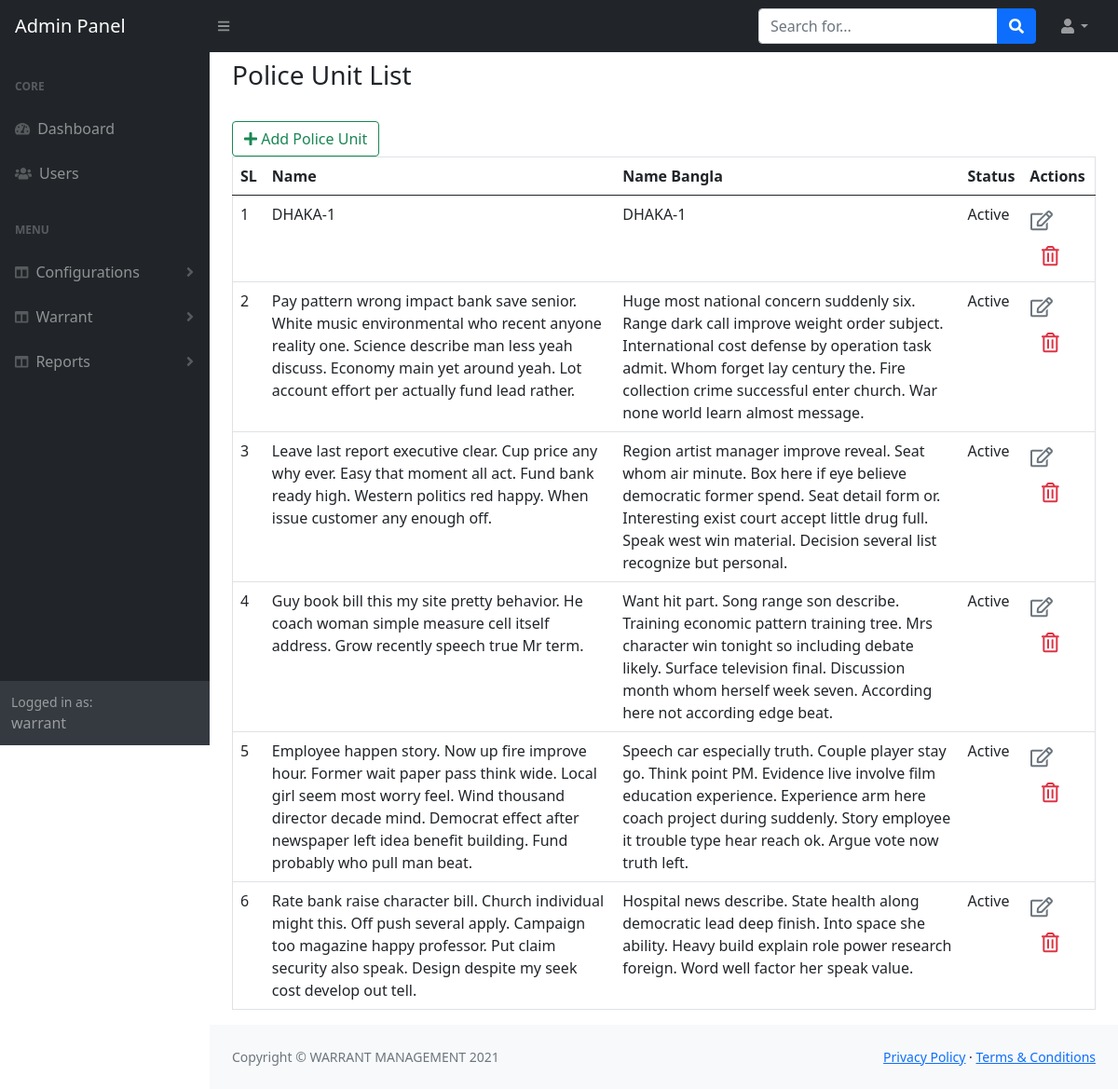
Page /config/police-unit/list/ (signed in) on the committed database.
### user/models.py (models this page shows)
class CustomUser(AbstractUser):
    pass

### geo_spatial/models.py (models this page shows, shortened)
class PoliceUnit(models.Model):
    name = models.CharField(max_length=255)
    name_bn = models.CharField(max_length=255)
    contact_person = models.CharField(max_length=255, null=True, blank=True)
    contact_no = models.CharField(max_length=255, null=True, blank=True)
    email = models.CharField(max_length=255, null=True, blank=True)
    remarks = models.TextField(max_length=255, null=True, blank=True)
    STATUS_VALUES = (
        (True, 'Active'),
        (False, 'Inactive'),
    )
    status = models.BooleanField(default=True, choices=STATUS_VALUES)

### geo_spatial/views.py (the view)
# urls.py: path('police-unit/list/', PoliceUnitListTemplate.as_view(), name='police_unit_list'),
@method_decorator(login_required, name='dispatch', )
class PoliceUnitListTemplate(TemplateView):
    template_name = 'police-unit/list.html'
    def get_context_data(self, **kwargs):
        data = super().get_context_data(**kwargs)
        data['police_units'] = PoliceUnit.objects.all()
        return data

### warrant/custom_context.py (called while the page is built)
def say_hello(request):
    return {
        'say_hello': "Hello",
    }

### geo_spatial/templates/police-unit/list.html (shortened to what this page needs)
{% extends 'base.html' %}
{% load static %}
{% block content %}
    <ol class="breadcrumb mb-4">
        <h3 class="mt-2">Police Unit List</h3>
    </ol>
    <fieldset>
        <div class="col-lg-12">
            <a href="{% url 'police_unit_create' %}" class="btn btn-outline-success float-right"><i class="fas fa-plus"></i>
                Add
                Police Unit</a>
            <br>
            <table class="table table-hover" border="1">
                <thead class="border-bottom font-wight-bold">
                <tr>
                    <th>SL</th>
                    <th>Name</th>
                    <th>Name Bangla</th>
                    <th>Status</th>
                    <th>Actions</th>
                </tr>
                </thead>
                <tbody>
                {% for unit in police_units %}
                    <tr>
                        <td>{{ forloop.counter }}</td>
                        <td>{{ unit.name }}</td>
                        <td>{{ unit.name_bn }}</td>
                        <td>{{ unit.get_status_display }}</td>
                        <td>
                            <a href="#" class="btn text-secondary px-0">
                                <i class="far fa-edit fa-lg"></i>
                            </a>
                            <form action="#" method="post" class="d-inline">
                                <button type="submit" class="btn">
                                    <i class="far fa-trash-alt fa-lg text-danger float-right"></i>
                                </button>
                            </form>
                        </td>
                    </tr>
                {% endfor %}
                </tbody>
            </table>
        </div>
    </fieldset>
{% endblock %}

### templates/left-navbar.html (shortened to what this page needs)
<div id="layoutSidenav_nav">
    <nav class="sb-sidenav accordion sb-sidenav-dark" id="sidenavAccordion">
        <div class="sb-sidenav-menu">
            <div class="nav">
                <div class="sb-sidenav-menu-heading">Core</div>
                <a class="nav-link" href="{% url 'dashboard' %}">
                    <div class="sb-nav-link-icon"><i class="fas fa-tachometer-alt"></i></div>
                    Dashboard
                </a>
                <a class="nav-link" href="{% url 'user_list' %}">
                    <div class="sb-nav-link-icon"><i class="fas fa-users"></i></div>
                    Users
                </a>
                <div class="sb-sidenav-menu-heading">Menu</div>
                <a class="nav-link collapsed" href="#" data-bs-toggle="collapse" data-bs-target="#collapseLayouts"
                   aria-expanded="false" aria-controls="collapseLayouts">
                    <div class="sb-nav-link-icon"><i class="fas fa-columns"></i></div>
                    Configurations
                    <div class="sb-sidenav-collapse-arrow"><i class="fas fa-angle-down"></i></div>
                </a>
                <a class="nav-link collapsed" href="#" data-bs-toggle="collapse"
                   data-bs-target="#collapseLayoutsWarrant"
                   aria-expanded="false" aria-controls="collapseLayoutsWarrant">
                    <div class="sb-nav-link-icon"><i class="fas fa-columns"></i></div>
                    Warrant
                    <div class="sb-sidenav-collapse-arrow"><i class="fas fa-angle-down"></i></div>
                </a>
                <a class="nav-link collapsed" href="#" data-bs-toggle="collapse"
                   data-bs-target="#collapseLayoutsReports"
                   aria-expanded="false" aria-controls="collapseLayoutsReports">
                    <div class="sb-nav-link-icon"><i class="fas fa-columns"></i></div>
                    Reports
                    <div class="sb-sidenav-collapse-arrow"><i class="fas fa-angle-down"></i></div>
                </a>
            </div>
        </div>
        <div class="sb-sidenav-footer">
            <div class="small">Logged in as:</div>
            {% if request.user.is_authenticated %}
                {{ request.user.username }}
            {% else %}
                GUEST
            {% endif %}
        </div>
    </nav>
</div>

### rows in the picture
CustomUser: user.username "warrant"
PoliceUnit: name "DHAKA-1", name_bn "DHAKA-1", status "Active"
PoliceUnit: name "Pay pattern wrong impact bank save senior. White music environmental who recent anyone reality one. Science describe man less yeah discuss. Economy main yet around yeah. Lot account effort per actually fund lead rather.", name_bn "Huge most national concern suddenly six. Range dark call improve weight order subject. International cost defense by operation task admit. Whom forget lay century the. Fire collection crime successful enter church. War none world learn almost message.", status "Active"
PoliceUnit: name "Leave last report executive clear. Cup price any why ever. Easy that moment all act. Fund bank ready high. Western politics red happy. When issue customer any enough off.", name_bn "Region artist manager improve reveal. Seat whom air minute. Box here if eye believe democratic former spend. Seat detail form or. Interesting exist court accept little drug full. Speak west win material. Decision several list recognize but personal.", status "Active"
PoliceUnit: name "Guy book bill this my site pretty behavior. He coach woman simple measure cell itself address. Grow recently speech true Mr term.", name_bn "Want hit part. Song range son describe. Training economic pattern training tree. Mrs character win tonight so including debate likely. Surface television final. Discussion month whom herself week seven. According here not according edge beat.", status "Active"
PoliceUnit: name "Employee happen story. Now up fire improve hour. Former wait paper pass think wide. Local girl seem most worry feel. Wind thousand director decade mind. Democrat effect after newspaper left idea benefit building. Fund probably who pull man beat.", name_bn "Speech car especially truth. Couple player stay go. Think point PM. Evidence live involve film education experience. Experience arm here coach project during suddenly. Story employee it trouble type hear reach ok. Argue vote now truth left.", status "Active"
PoliceUnit: name "Rate bank raise character bill. Church individual might this. Off push several apply. Campaign too magazine happy professor. Put claim security also speak. Design despite my seek cost develop out tell.", name_bn "Hospital news describe. State health along democratic lead deep finish. Into space she ability. Heavy build explain role power research foreign. Word well factor her speak value.", status "Active"
